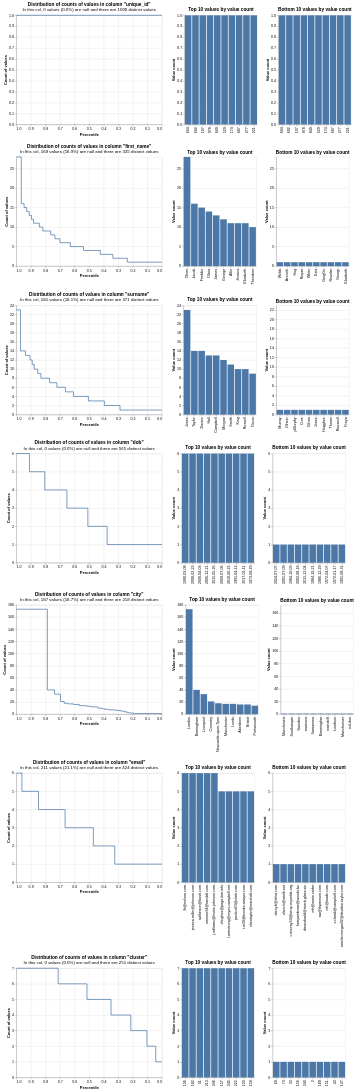

The notebook cell saved with this chart:
### Code cell
profile_columns([df_l, df_r], db_api=my_db_api)
